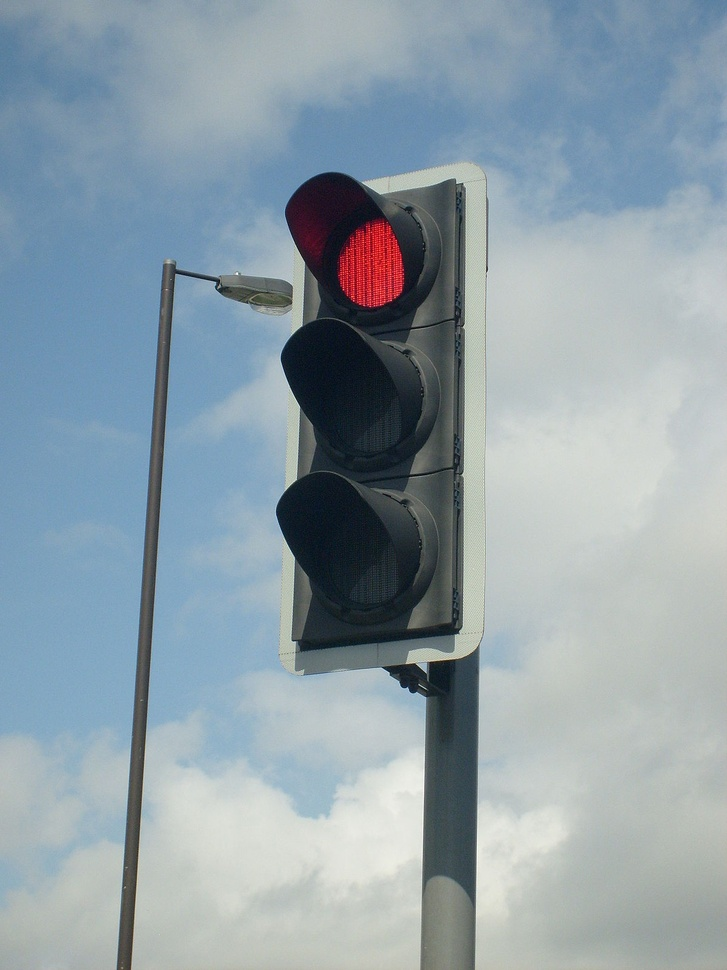
#> input picture Traffic_Light/abc.jpg, 727 x 970 px, shrunk from 1200 x 1600 before the run
$ python traffic_light.py
#> lines starting #> are read from the running program, lines starting #| are printed output that depends on the picture; after the words box and inside, x2 and y2 are one past the last pixel; in counts of white or black regions, pixels touching at a corner belong together; long printed decimals are rounded
import numpy as np
import cv2
import matplotlib.pyplot as plt
import PIL.Image as Image
# i prefer PIL to draw the text, more beautiful
import PIL.ImageDraw as ImageDraw
import PIL.ImageFont as ImageFont
color_def = {0:'green',1:'yellow',2:'red'}
def select_traffic_light(image):
    hsv = cv2.cvtColor(image, cv2.COLOR_BGR2HSV)
#> hsv: shape (970, 727, 3); mean H, S, V 33.7, 48.9, 170.7
    # green color mask
    lower = np.array([40, 50, 60])
    upper = np.array([70, 255, 255])
    green_mask = cv2.inRange(hsv, lower, upper)
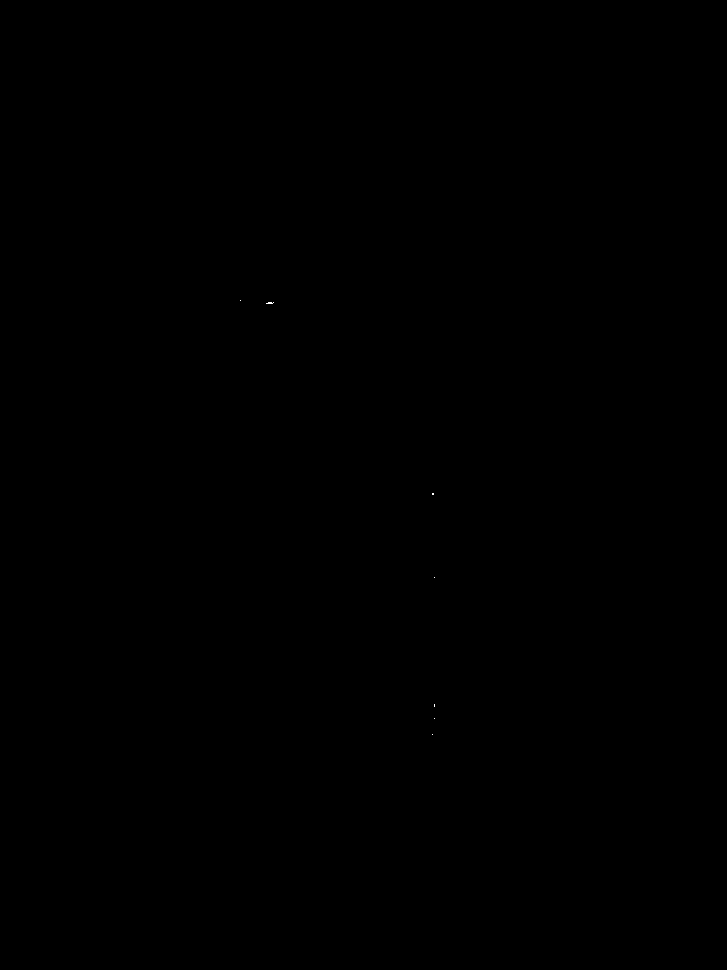
#> green_mask: shape (970, 727); 0% white in thin lines or dots, all inside (x1, y1, x2, y2) = (240, 300, 435, 735)
    # yellow color mask
    lower = np.array([20, 100, 100])
    upper = np.array([30, 255, 255])
    yellow_mask = cv2.inRange(hsv, lower, upper)
#> yellow_mask: shape (970, 727); 0% white in thin lines or dots, all inside (x1, y1, x2, y2) = (215, 288, 216, 289)
    # red color mask
    lower_red = np.array([0,70,50])
    upper_red = np.array([10,255,255])
    mask0 = cv2.inRange(hsv, lower_red, upper_red)
#> mask0: shape (970, 727); 0.02% white in thin lines or dots, all inside (x1, y1, x2, y2) = (148, 174, 449, 703)
    # red upper mask (170-180)
    lower_red = np.array([170,70,50])
    upper_red = np.array([180,255,255])
    mask1 = cv2.inRange(hsv, lower_red, upper_red)
#> mask1: shape (970, 727); 0% white in thin lines or dots, all inside (x1, y1, x2, y2) = (286, 186, 370, 314)
    red_mask = mask0+mask1
    #combine the mask
    green_yellow_mask = cv2.bitwise_or(green_mask, yellow_mask)
#> green_yellow_mask: shape (970, 727); 0% white in thin lines or dots, all inside (x1, y1, x2, y2) = (215, 288, 435, 735)
    green_yellow_red_mask = cv2.bitwise_or(green_yellow_mask, red_mask)
#> green_yellow_red_mask: shape (970, 727); 0.03% white in thin lines or dots, all inside (x1, y1, x2, y2) = (148, 174, 449, 735)
    masked = cv2.bitwise_and(image, image, mask = green_yellow_red_mask)
    img_pred = cv2.addWeighted(masked,1.0,image,0.2, 0)
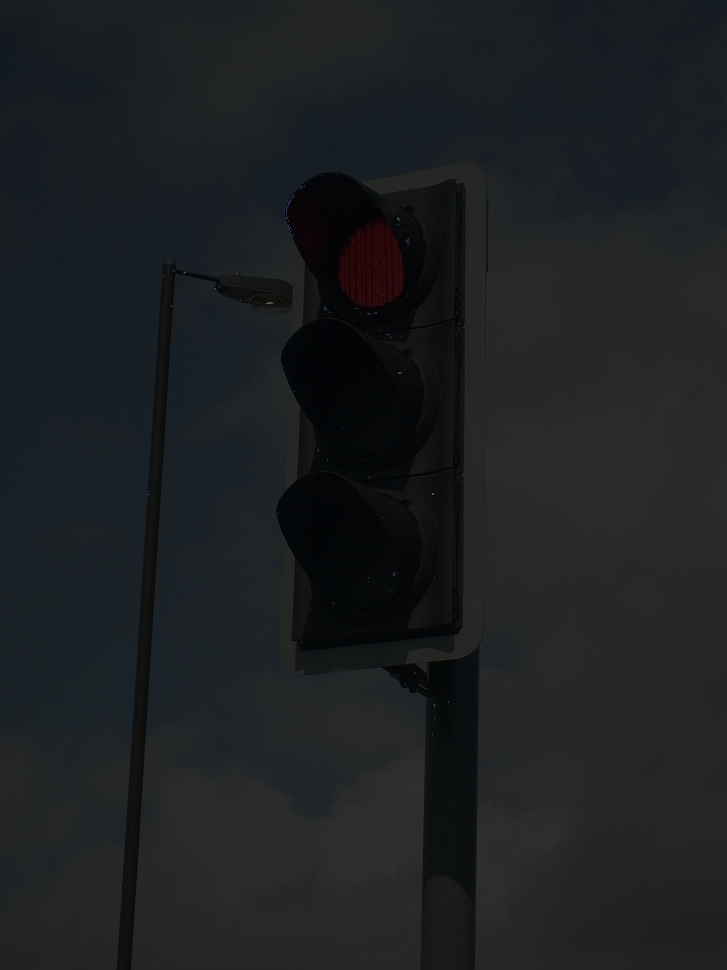
#> img_pred: shape (970, 727, 3); mean R, G, B 28.7, 31.8, 33.6
    array_colors = [np.mean(green_mask),np.mean(yellow_mask),np.mean(red_mask)]
#> array_colors = [0.00832, 0.000362, 0.0694]
    print(array_colors)
#| [0.008317, 0.0003616, 0.06943]
    color_detected = color_def[np.argmax(array_colors)]
#> color_detected = 'red'
    pil_image = Image.fromarray(np.uint8(img_pred))
    draw = ImageDraw.Draw(pil_image)
    #font = ImageFont.truetype('Roboto-Regular.ttf', 30)
    draw.text((10,10),'color detected: '+color_detected,fill='white')
    return np.array(pil_image)
traffic = cv2.cvtColor(cv2.imread('abc.jpg'), cv2.COLOR_BGR2RGB)
plt.imshow(select_traffic_light(traffic))
plt.show()
